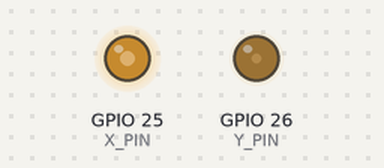
Bench run of a sketch on a simulated ESP32. On the bench: output pins drawn as LEDs (lit = HIGH).

Above: at 1.05 s.
At 3.2 s:
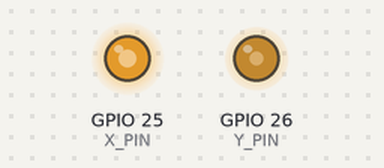
At 5.35 s:
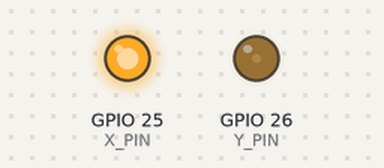
At 9.7 s:
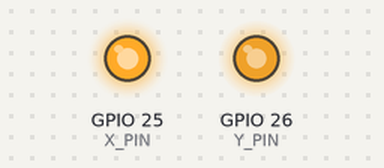
Timing chart, 0 to 12.3 s (numbered marks = the images above):
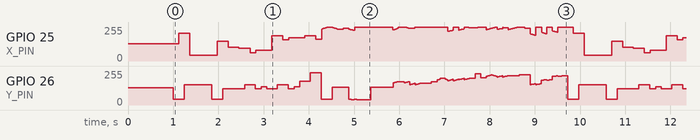

Measured:
- by itself, GPIO 25 (X_PIN): moves between 44/255 and 255/255, repeating every 8.7 s
- by itself, GPIO 26 (Y_PIN): moves between 38/255 and 242/255, repeating every 8.7 s

The sketch:

oscilloscope_simple.ino
```cpp
#define X_PIN 25
#define Y_PIN 26
#define DELAY_PUNTO 1500

// ===== COORDENADAS CASA =====
#define CASA_IZQ -0.65
#define CASA_DER 0.65
#define CASA_ABAJO -0.65
#define CASA_ARRIBA 0.20
#define TECHO_PICO 0.85

// ===== COORDENADAS ÁRBOL =====
#define ARBOL_X 0.93
#define ARBOL_X_IZQ 0.88
#define ARBOL_X_DER 0.98

// Plotea un punto en coordenadas normalizadas (-1 a +1)
void punto(float x, float y) {
  int X = (x + 1.0) * 127.5;
  int Y = (y + 1.0) * 127.5;
  X = constrain(X, 0, 255);
  Y = constrain(Y, 0, 255);
  dacWrite(X_PIN, X);
  dacWrite(Y_PIN, Y);
  delayMicroseconds(DELAY_PUNTO);
}

// Dibuja línea interpolada
void linea(float x1, float y1, float x2, float y2, int pasos = 80) {
  for (int i = 0; i <= pasos; i++) {
    float t = (float)i / pasos;
    float x = x1 + (x2 - x1) * t;
    float y = y1 + (y2 - y1) * t;
    punto(x, y);
  }
}

// Dibuja rectángulo
void rectangulo(float x1, float y1, float x2, float y2) {
  linea(x1, y1, x2, y1);
  linea(x2, y1, x2, y2);
  linea(x2, y2, x1, y2);
  linea(x1, y2, x1, y1);
}

// Dibuja triángulo
void triangulo(float x1, float y1, float x2, float y2, float x3, float y3) {
  linea(x1, y1, x2, y2);
  linea(x2, y2, x3, y3);
  linea(x3, y3, x1, y1);
}

// Dibuja cruz en ventana
void cruzVentana(float x1, float y1, float x2, float y2) {
  float xmid = (x1 + x2) / 2;
  float ymid = (y1 + y2) / 2;
  linea(xmid, y1, xmid, y2);
  linea(x1, ymid, x2, ymid);
}

// ===== DIBUJAR CASA =====
void dibujarCasa() {
  // Paredes
  rectangulo(CASA_IZQ, CASA_ABAJO, CASA_DER, CASA_ARRIBA);

  // Techo
  triangulo(CASA_IZQ, CASA_ARRIBA, 0.0, TECHO_PICO, CASA_DER, CASA_ARRIBA);

  // Puerta
  rectangulo(-0.18, CASA_ABAJO, 0.18, -0.05);

  // Ventana izquierda
  rectangulo(-0.50, -0.05, -0.25, 0.20);
  cruzVentana(-0.50, -0.05, -0.25, 0.20);

  // Ventana derecha
  rectangulo(0.25, -0.05, 0.50, 0.20);
  cruzVentana(0.25, -0.05, 0.50, 0.20);

  // Chimenea
  rectangulo(0.30, 0.40, 0.50, 0.90);
}

// ===== DIBUJAR ÁRBOL MEJORADO =====
void dibujarArbol() {
  // ===== TRONCO =====
  rectangulo(ARBOL_X_IZQ, CASA_ABAJO, ARBOL_X_DER, 0.05);
  linea(ARBOL_X, CASA_ABAJO, ARBOL_X, 0.05);  // Corteza

  // Pequeñas raíces
  linea(ARBOL_X_IZQ, CASA_ABAJO, ARBOL_X_IZQ - 0.08, CASA_ABAJO - 0.05);
  linea(ARBOL_X_DER, CASA_ABAJO, ARBOL_X_DER + 0.08, CASA_ABAJO - 0.05);

  // ===== COPA NIVEL 1 (BASE - ANCHA) =====
  // Triángulo principal
  triangulo(0.60, 0.05, ARBOL_X, 0.50, 1.26, 0.05);

  // Ramas internas principales
  linea(0.68, 0.15, ARBOL_X, 0.42);
  linea(ARBOL_X, 0.42, 1.18, 0.15);

  // Ramas secundarias izquierda
  linea(0.64, 0.08, ARBOL_X - 0.10, 0.30);
  linea(ARBOL_X - 0.10, 0.30, ARBOL_X, 0.38);

  // Ramas secundarias derecha
  linea(1.22, 0.08, ARBOL_X + 0.10, 0.30);
  linea(ARBOL_X + 0.10, 0.30, ARBOL_X, 0.38);

  // Detalles de textura en copa 1
  linea(0.73, 0.18, ARBOL_X - 0.05, 0.28);
  linea(1.13, 0.18, ARBOL_X + 0.05, 0.28);

  // ===== COPA NIVEL 2 (MEDIA) =====
  // Triángulo principal
  triangulo(0.70, 0.38, ARBOL_X, 0.68, 1.16, 0.38);

  // Ramas internas
  linea(0.78, 0.48, ARBOL_X, 0.60);
  linea(ARBOL_X, 0.60, 1.08, 0.48);

  // Ramas laterales nivel 2
  linea(0.75, 0.42, ARBOL_X - 0.12, 0.52);
  linea(1.11, 0.42, ARBOL_X + 0.12, 0.52);

  // Detalles textura
  linea(0.82, 0.50, ARBOL_X - 0.03, 0.57);
  linea(1.04, 0.50, ARBOL_X + 0.03, 0.57);

  // ===== COPA NIVEL 3 (SUPERIOR) =====
  // Triángulo principal
  triangulo(0.78, 0.60, ARBOL_X, 0.85, 1.08, 0.60);

  // Ramas internas
  linea(0.84, 0.68, ARBOL_X, 0.78);
  linea(ARBOL_X, 0.78, 1.02, 0.68);

  // Detalles textura
  linea(0.88, 0.65, ARBOL_X - 0.02, 0.72);
  linea(0.98, 0.65, ARBOL_X + 0.02, 0.72);

  // ===== COPA NIVEL 4 (PUNTA - PEQUEÑA) =====
  triangulo(0.85, 0.78, ARBOL_X, 0.98, 1.01, 0.78);

  // Rama central hacia punta
  linea(ARBOL_X, 0.60, ARBOL_X, 1.00);

  // ===== DETALLES FINALES =====
  // Pequeñas ramas salientes en costados
  linea(0.60, 0.20, 0.52, 0.25);
  linea(1.26, 0.20, 1.34, 0.25);

  linea(0.70, 0.45, 0.60, 0.50);
  linea(1.16, 0.45, 1.26, 0.50);

  linea(0.78, 0.68, 0.70, 0.72);
  linea(1.08, 0.68, 1.16, 0.72);
}

void setup() {
  dacWrite(X_PIN, 128);
  dacWrite(Y_PIN, 128);
  delay(1000);
}

void loop() {
  dibujarCasa();
  dibujarArbol();
  delay(100);
}
```
